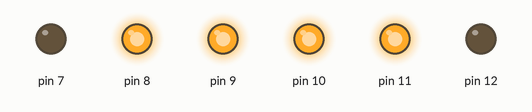
The sketch below on a simulated Arduino Uno, built with avr-gcc and run on an emulated ATmega328P. On the bench: output pins drawn as LEDs (lit = HIGH).

Above: at 2.5 s.
At 5.5 s:
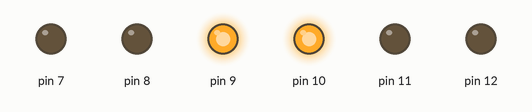
At 7.0 s:
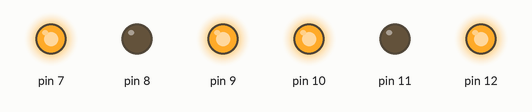
Timing chart, 0 to 9.2 s (numbered marks = the images above):
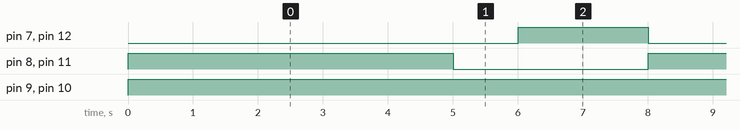

Measured:
- by itself, pin 7, pin 12: alternates HIGH for 2.0 s and LOW for 6.0 s
- by itself, pin 8, pin 11: alternates HIGH for 5.0 s and LOW for 3.0 s
- by itself, pin 9, pin 10: LOW → HIGH at 0.00 s

The sketch:

story_04.ino
```cpp
// C++ code
//
void setup()
{
  pinMode(12, OUTPUT);
  pinMode(11, OUTPUT);
  pinMode(10, OUTPUT);
  pinMode(9, OUTPUT);
  pinMode(8, OUTPUT);
  pinMode(7, OUTPUT);
}

void forward() {
  digitalWrite(11, HIGH);
  digitalWrite(12, LOW);
  digitalWrite(8, HIGH);
  digitalWrite(7, LOW);
  digitalWrite(10, HIGH);
  digitalWrite(9, HIGH);
}
void reverse() {
  digitalWrite(11, LOW);
  digitalWrite(12, HIGH);
  digitalWrite(8, LOW);
  digitalWrite(7, HIGH);
  digitalWrite(10, HIGH);
  digitalWrite(9, HIGH);
}
void stop() {
  digitalWrite(11, LOW);
  digitalWrite(12, LOW);
  digitalWrite(8, LOW);
  digitalWrite(7, LOW);
  digitalWrite(10, HIGH);
  digitalWrite(9, HIGH);
}


void loop()
{
  forward();
  delay(5000);
  stop();
  delay(1000);
  reverse();
  delay(2000);
}
```
